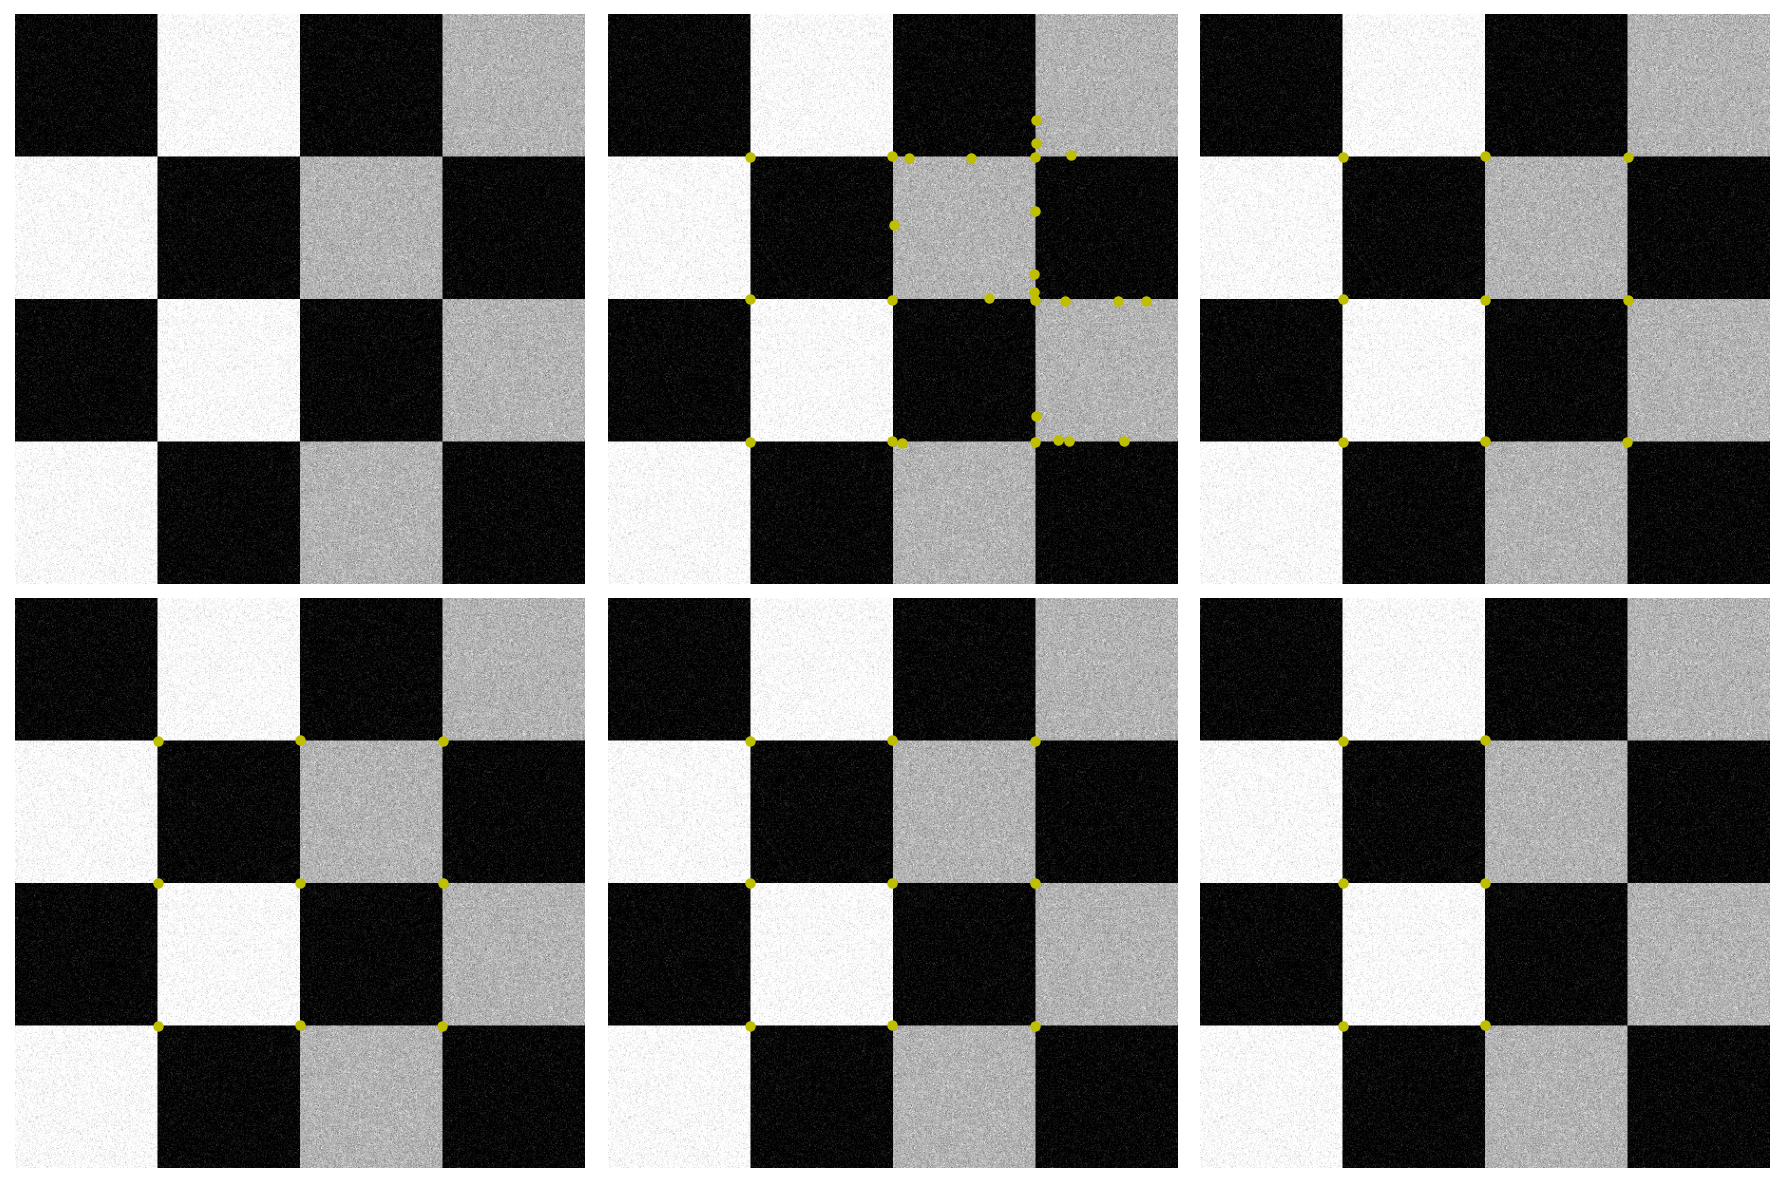

The script that saved this image:
"""Figure 12.47 - Corner detection sensitivity and quality level."""

from __future__ import annotations

import os
import sys
import numpy as np
import matplotlib.pyplot as plt
from General.corner import corner
from libDIPUM.data_path import dip_data


def im2double(arr: np.ndarray) -> np.ndarray:
    a = np.asarray(arr)
    if np.issubdtype(a.dtype, np.floating):
        return a.astype(np.float64)
    if np.issubdtype(a.dtype, np.integer):
        info = np.iinfo(a.dtype)
        if info.min < 0:
            return (a.astype(np.float64) - info.min) / (info.max - info.min)
        return a.astype(np.float64) / info.max
    if a.dtype == np.bool_:
        return a.astype(np.float64)
    return a.astype(np.float64)


print("Running Figure1247...")

# Data
img_path = dip_data('checkerboard-noisy1.tif')
In1 = im2double(plt.imread(img_path))

# Corner detection
C1 = corner(In1)
C2 = corner(In1, SensitivityFactor=0.1)
C3 = corner(In1, SensitivityFactor=0.1, QualityLevel=0.1)
C4 = corner(In1, QualityLevel=0.1)
C5 = corner(In1, QualityLevel=0.3)

# Display
fig, axes = plt.subplots(2, 3, figsize=(12, 8))
axes = axes.ravel()

for ax in axes:
    ax.imshow(In1, cmap="gray", vmin=0, vmax=1)
    ax.axis("off")

axes[1].plot(C1[:, 0] - 1, C1[:, 1] - 1, "yo", markersize=4)
axes[2].plot(C2[:, 0] - 1, C2[:, 1] - 1, "yo", markersize=4)
axes[3].plot(C3[:, 0] - 1, C3[:, 1] - 1, "yo", markersize=4)
axes[4].plot(C4[:, 0] - 1, C4[:, 1] - 1, "yo", markersize=4)
axes[5].plot(C5[:, 0] - 1, C5[:, 1] - 1, "yo", markersize=4)

fig.tight_layout()
out_path = os.path.join(os.path.dirname(__file__), "Figure1247.png")
fig.savefig(out_path, dpi=150, bbox_inches="tight")
print(f"Saved {out_path}")
plt.show()
